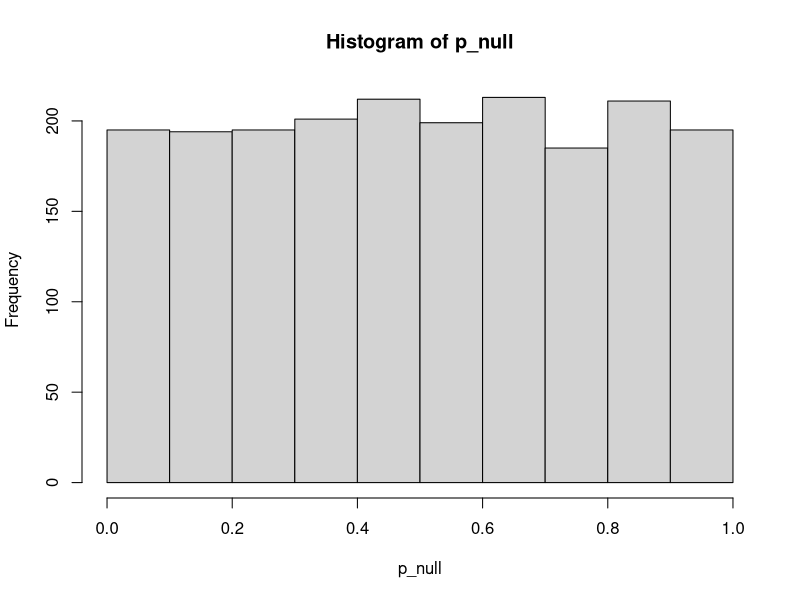

The R source for this figure:
# 1. 2,000 studies where H0 is true (20 per group)
p_null <- replicate(2000, {
  a <- rnorm(20)
  b <- rnorm(20)
  t.test(a, b, var.equal = TRUE)$p.value
})

# 2. False-alarm rate
type1 <- mean(p_null < 0.05)

# 3. 2,000 studies with a real effect, d = 0.5
p_effect <- replicate(2000, {
  a <- rnorm(20, mean = 0.5)
  b <- rnorm(20)
  t.test(a, b, var.equal = TRUE)$p.value
})

# 4. Simulated power and the miss rate
power_sim <- mean(p_effect < 0.05)
type2 <- 1 - power_sim

# 5. Power from the formula
power_exact <- power.t.test(n = 20, delta = 0.5)$power
c(type1 = type1, power_sim = power_sim, power_exact = power_exact)

# 6. Histogram of the null p-values
hist(p_null)
